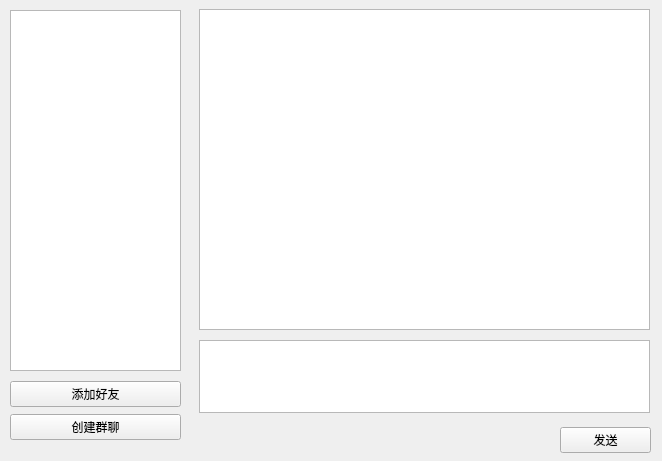
<?xml version="1.0" encoding="UTF-8"?>
<ui version="4.0">
 <class>MainWindow</class>
 <widget class="QWidget" name="MainWindow">
  <property name="geometry">
   <rect>
    <x>0</x>
    <y>0</y>
    <width>662</width>
    <height>461</height>
   </rect>
  </property>
  <property name="windowTitle">
   <string>Form</string>
  </property>
  <widget class="QWidget" name="verticalLayoutWidget">
   <property name="geometry">
    <rect>
     <x>10</x>
     <y>10</y>
     <width>171</width>
     <height>361</height>
    </rect>
   </property>
   <layout class="QVBoxLayout" name="verticalLayout">
    <item>
     <widget class="QListView" name="conversationListView"/>
    </item>
   </layout>
  </widget>
  <widget class="QWidget" name="verticalLayoutWidget_2">
   <property name="geometry">
    <rect>
     <x>10</x>
     <y>380</y>
     <width>171</width>
     <height>61</height>
    </rect>
   </property>
   <layout class="QVBoxLayout" name="verticalLayout_2">
    <item>
     <widget class="QPushButton" name="addFriendButton">
      <property name="text">
       <string>添加好友</string>
      </property>
     </widget>
    </item>
    <item>
     <widget class="QPushButton" name="createGroupButton">
      <property name="text">
       <string>创建群聊</string>
      </property>
     </widget>
    </item>
   </layout>
  </widget>
  <widget class="QWidget" name="verticalLayoutWidget_3">
   <property name="geometry">
    <rect>
     <x>199</x>
     <y>340</y>
     <width>451</width>
     <height>73</height>
    </rect>
   </property>
   <layout class="QVBoxLayout" name="verticalLayout_3">
    <item>
     <widget class="QTextEdit" name="messageInputTextEdit"/>
    </item>
   </layout>
  </widget>
  <widget class="QWidget" name="verticalLayoutWidget_4">
   <property name="geometry">
    <rect>
     <x>199</x>
     <y>9</y>
     <width>451</width>
     <height>321</height>
    </rect>
   </property>
   <layout class="QVBoxLayout" name="verticalLayout_4">
    <item>
     <widget class="QListWidget" name="chatHistoryListWidget"/>
    </item>
   </layout>
  </widget>
  <widget class="QWidget" name="verticalLayoutWidget_5">
   <property name="geometry">
    <rect>
     <x>560</x>
     <y>420</y>
     <width>91</width>
     <height>41</height>
    </rect>
   </property>
   <layout class="QVBoxLayout" name="verticalLayout_5">
    <item>
     <widget class="QPushButton" name="sendButton">
      <property name="text">
       <string>发送</string>
      </property>
     </widget>
    </item>
   </layout>
  </widget>
 </widget>
 <resources/>
 <connections/>
</ui>
